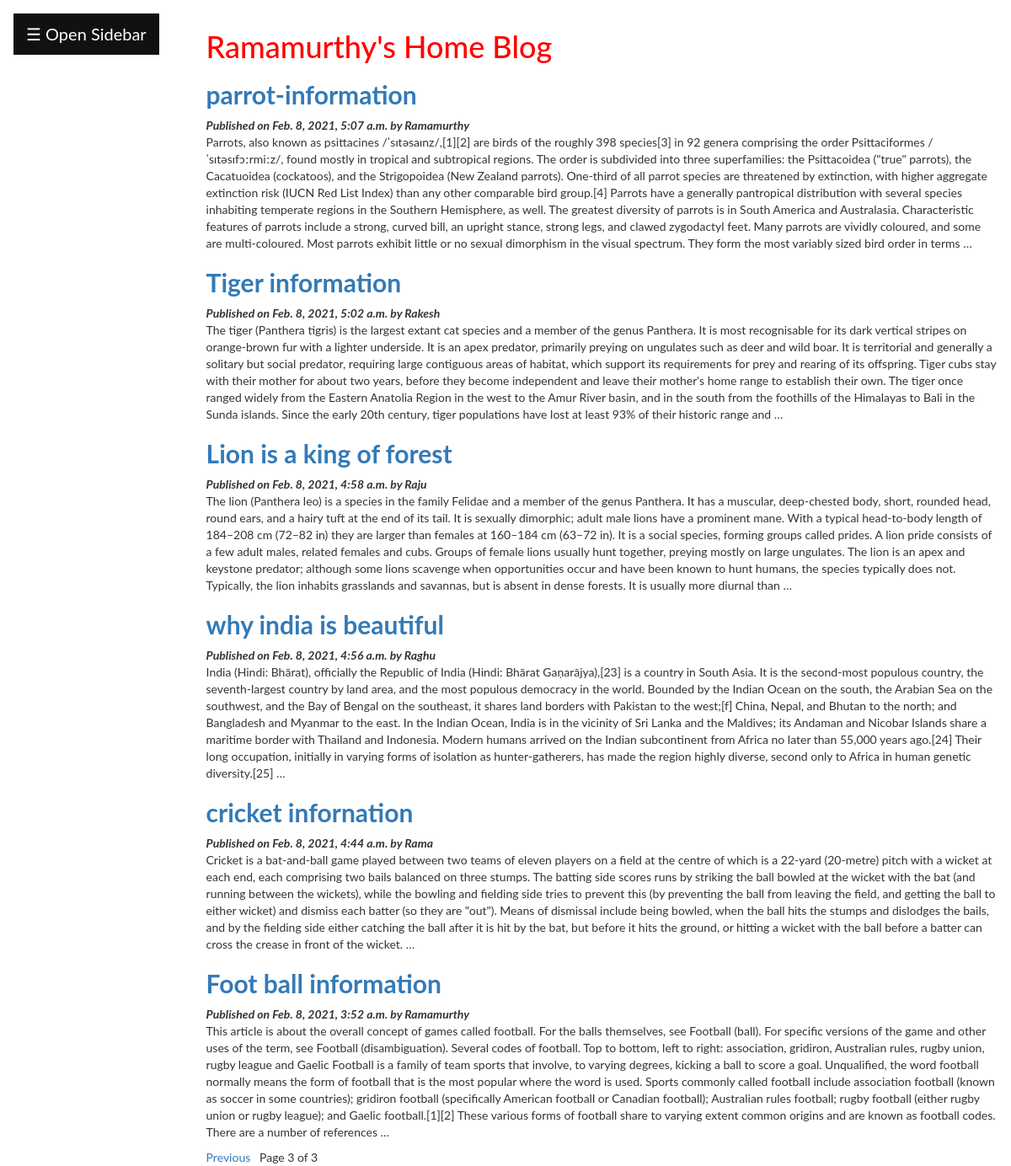
/?page=3, run on the app's committed database.
### blogapp/models.py (models this page shows, shortened)
class Post(models.Model):
          tags=TaggableManager()
          STATUS_CHOICES=(('draft','Draft'),('published','Published'))
          title=models.CharField(max_length=256)
          slug=models.SlugField(max_length=264,unique_for_date='publish')
          author=models.ForeignKey(User,related_name='blog_posts',on_delete= models.CASCADE)
          body=models.TextField()
          publish=models.DateTimeField(default=timezone.now)
          created=models.DateTimeField(auto_now_add=True)
          updated=models.DateTimeField(auto_now=True)
          status= models.CharField(max_length=10,choices=STATUS_CHOICES,default='draft')
          objects=CustomManager()
          class Meta:
                ordering=('-publish',)
          def get_absolute_url(self):
                return reverse('post_detail',args=[self.publish.year,self.publish.strftime('%m'),self.publish.strftime('%d'),self.slug])

### blogapp/views.py (the view)
# urls.py: url(r'^$',views.post_list_view),
def post_list_view(request,tag_slug=None):
    post_list=Post.objects.all()
    tag=None
    if tag_slug:
        tag=get_object_or_404(Tag,slug=tag_slug)#provided slug
        post_list=post_list.filter(tags__in=[tag])
    paginator=Paginator(post_list,6) #step1
    page_number=request.GET.get('page') #step2
    try:
       post_list=paginator.page(page_number) #step2
    except PageNotAnInteger:
       post_list=paginator.page(1) #step 3
    except EmptyPage:
      post_list=paginator.page(paginator.num_pages) #step 4
    d={'post_list':post_list,'tag':tag}
    return render(request,'blogapp/post_list.html',d)

### blogapp/models.py (called while the page is built)
    def get_queryset(self):
        return super().get_queryset().filter(status='published')

### blogapp/templatetags/mytags.py (called while the page is built)
@register.simple_tag
def total_posts():
    return Post.objects.count()

@register.inclusion_tag('blogapp/latest_post.html')
def show_latest_posts(count=3):
    latest_posts=Post.objects.order_by('-publish')[:count]
    return {'latest_posts':latest_posts}

@register.simple_tag
def get_most_commented_posts(count=2):
    return Post.objects.annotate(total_comments=Count('comments')).order_by('-total_comments')[:count]

### templates/blogapp/post_list.html (shortened to what this page needs)
<html>
    {% extends 'blogapp/parent.html' %}
        {% block content_block %}
        <h1 style="color:red">Ramamurthy's Home Blog</h1>
        {%for post in post_list%}
        <a href="{{post.get_absolute_url}}"><h2><b>{{post.title}}</b></h2></a>
        <i><b>Published on {{post.publish}} by {{post.author|title}}</b></i>
        {{post.body|truncatewords:150|linebreaks}}
        {%endfor%}
        {% include 'blogapp/pagination.html' with page=post_list %}
        {% endblock %}

### templates/blogapp/parent.html (style rules this page uses)
body { font-family: "Lato", sans-serif; }

### data on the page
Post: title "parrot-information", publish "Feb. 8, 2021, 5:07 a.m.", author "Ramamurthy", body "Parrots, also known as psittacines /ˈsɪtəsaɪnz/,[1][2] are birds of the roughly 398 species[3] in 92 genera comprising the order Psittaciformes /ˈsɪtəsɪfɔːrmiːz/, found mostly in tropical and subtropical regions. The order is subdivided into three superfamilies: the Psittacoidea (\"true\" parrots), the Cacatuoidea (cockatoos), and the Strigopoidea (New Zealand parrots). One-third of all parrot species are threatened by extinction, with higher aggregate extinction risk (IUCN Red List Index) than any other comparable bird group.[4] Parrots have a generally pantropical distribution with several species inhabiting temperate regions in the Southern Hemisphere, as well. The greatest diversity of…"
Post: title "Tiger information", publish "Feb. 8, 2021, 5:02 a.m.", author "Rakesh", body "The tiger (Panthera tigris) is the largest extant cat species and a member of the genus Panthera. It is most recognisable for its dark vertical stripes on orange-brown fur with a lighter underside. It is an apex predator, primarily preying on ungulates such as deer and wild boar. It is territorial and generally a solitary but social predator, requiring large contiguous areas of habitat, which support its requirements for prey and rearing of its offspring. Tiger cubs stay with their mother for about two years, before they become independent and leave their mother's home range to establish their own. The tiger once ranged widely from the Eastern Anatolia Region in the west to the Amur River…"
Post: title "Lion is a king of forest", publish "Feb. 8, 2021, 4:58 a.m.", author "Raju", body "The lion (Panthera leo) is a species in the family Felidae and a member of the genus Panthera. It has a muscular, deep-chested body, short, rounded head, round ears, and a hairy tuft at the end of its tail. It is sexually dimorphic; adult male lions have a prominent mane. With a typical head-to-body length of 184–208 cm (72–82 in) they are larger than females at 160–184 cm (63–72 in). It is a social species, forming groups called prides. A lion pride consists of a few adult males, related females and cubs. Groups of female lions usually hunt together, preying mostly on large ungulates. The lion is an apex and keystone predator; although some lions scavenge when opportunities occur and have…"
Post: title "why india is beautiful", publish "Feb. 8, 2021, 4:56 a.m.", author "Raghu", body "India (Hindi: Bhārat), officially the Republic of India (Hindi: Bhārat Gaṇarājya),[23] is a country in South Asia. It is the second-most populous country, the seventh-largest country by land area, and the most populous democracy in the world. Bounded by the Indian Ocean on the south, the Arabian Sea on the southwest, and the Bay of Bengal on the southeast, it shares land borders with Pakistan to the west;[f] China, Nepal, and Bhutan to the north; and Bangladesh and Myanmar to the east. In the Indian Ocean, India is in the vicinity of Sri Lanka and the Maldives; its Andaman and Nicobar Islands share a maritime border with Thailand and Indonesia. Modern humans arrived on the Indian…"
Post: title "cricket infornation", publish "Feb. 8, 2021, 4:44 a.m.", author "Rama", body "Cricket is a bat-and-ball game played between two teams of eleven players on a field at the centre of which is a 22-yard (20-metre) pitch with a wicket at each end, each comprising two bails balanced on three stumps. The batting side scores runs by striking the ball bowled at the wicket with the bat (and running between the wickets), while the bowling and fielding side tries to prevent this (by preventing the ball from leaving the field, and getting the ball to either wicket) and dismiss each batter (so they are \"out\"). Means of dismissal include being bowled, when the ball hits the stumps and dislodges the bails, and by the fielding side either catching the ball after it is hit by the bat,…"
Post: title "Foot ball information", publish "Feb. 8, 2021, 3:52 a.m.", author "Ramamurthy", body "This article is about the overall concept of games called football. For the balls themselves, see Football (ball). For specific versions of the game and other uses of the term, see Football (disambiguation). Several codes of football. Top to bottom, left to right: association, gridiron, Australian rules, rugby union, rugby league and Gaelic Football is a family of team sports that involve, to varying degrees, kicking a ball to score a goal. Unqualified, the word football normally means the form of football that is the most popular where the word is used. Sports commonly called football include association football (known as soccer in some countries); gridiron football (specifically American…"

### other printed values
{{ page.number }} "3"
{{ page.paginator.num_pages }} "3"
